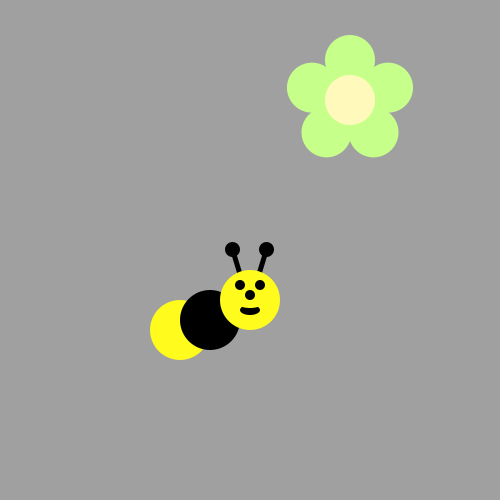
Frame 1 (no input)
Frame 60 (the mouse pressed at the canvas centre just before this capture): identical to frame 1, image omitted
Frame 120 (the mouse held since frame 60 and released just before this capture): identical to frame 1, image omitted

The Processing sketch that drew this single still picture (run headless with seeded random() and noise(); from frame 60 on, the mouse is pressed at the canvas centre):

// Processing sketch: sketch_190505c
// ── sketch_190505c.pde
void draw() {
/*Use a loop to make a body for the Bee!
Then put his head on using drawBeeFace(x,y)
Use Modulo to make the colors alternate 
*/

}



void drawFlower(int x, int y) {
     noStroke();
     translate(x, y);
     // draw 5 petals, rotating after each one
     fill(#c6ff89);      // green
      for (int i = 0; i < 5; i++) {
           ellipse(0, -40, 50, 50);
          rotate(radians(72));
     }
     fill(#fff9bb); // light yellow
     ellipse(0, 0, 50, 50);
} 
void drawBeeFace(int BeeFaceX, int BeeFaceY) {
     
  noStroke();
     fill(0, 0, 0);
     stroke(1);
     strokeWeight(5);
     line(BeeFaceX-10, BeeFaceY-27, BeeFaceX-17, BeeFaceY-50);
     line(BeeFaceX+10, BeeFaceY-27, BeeFaceX+17, BeeFaceY-50);
     ellipse(BeeFaceX-17, BeeFaceY-50, 10, 10);
     ellipse(BeeFaceX+17, BeeFaceY-50, 10, 10);
     noStroke();
     fill(255, 251, 28);
     ellipse(BeeFaceX, BeeFaceY, 60, 60); // face
     fill(255, 237, 209);
     fill(0,0,0);
      ellipse(BeeFaceX-10, BeeFaceY-15, 10, 10); // eyes
     ellipse(BeeFaceX+10, BeeFaceY-15, 10, 10);
      ellipse(BeeFaceX, BeeFaceY-5, 10, 10); // nose
      ellipse(BeeFaceX, BeeFaceY+10, 20, 10);// mouth
     fill(255, 251, 28);
     ellipse(BeeFaceX, BeeFaceY+5, 20, 6);
}


void setup() {
  ellipseMode(CENTER);
     size(500, 500);
     background(160, 160, 160);
      drawFlower(350, 100);
 fill(255, 251, 28);
ellipse(-170, 230, 60, 60);   
fill(0,0,0);
ellipse(-140, 220, 60, 60);
drawBeeFace(-100,200);

}
